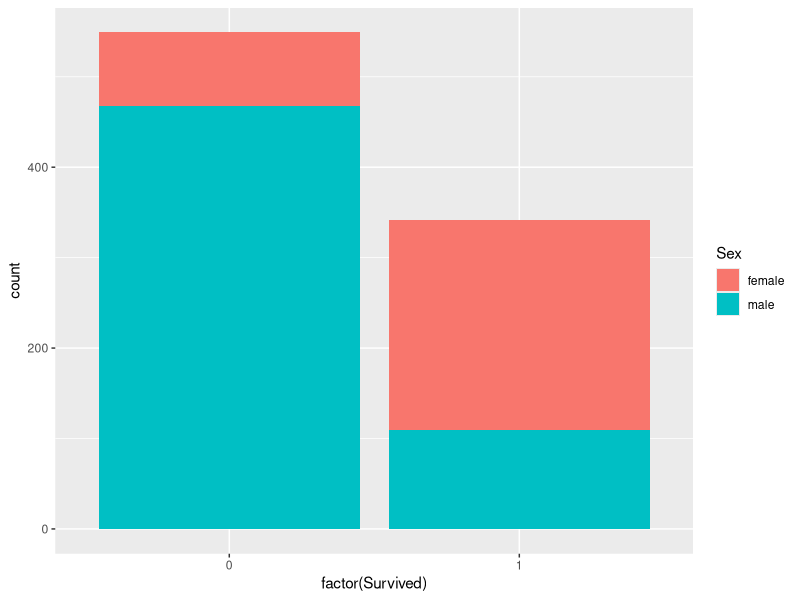

The R source for this figure:
library(ggplot2)

input = read.csv("..//data//cleantrain.csv")

png("..//output//GenderSurvived.png",width=800,height=700)
ggplot(input,aes(x=factor(Survived)))+geom_bar(stat="count",aes(fill=Sex))
dev.off()